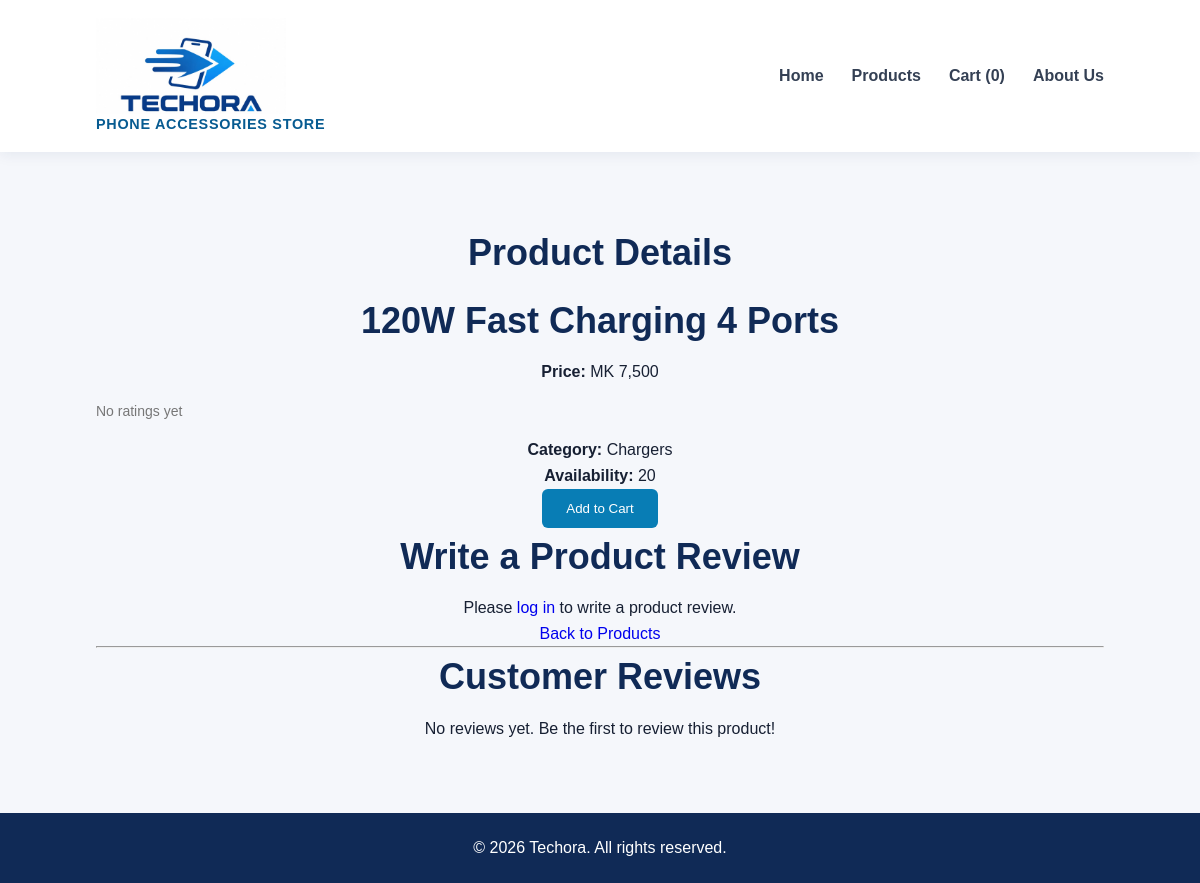
The page /product_details.php?id=28 on the database its author committed.
### tables this page shows
CREATE TABLE `products` (
  `id` int(11) NOT NULL,
  `name` varchar(150) NOT NULL,
  `description` text DEFAULT NULL,
  `price` decimal(10,2) NOT NULL,
  `category` varchar(255) DEFAULT NULL,
  `image` varchar(255) DEFAULT NULL,
  `stock` int(11) DEFAULT 0,
  `created_at` timestamp NOT NULL DEFAULT current_timestamp()
);

### product_details.php (the view, shortened to what this page needs)
<?php
require_once "config/db.php";
$product_id = (int) $_GET['id'];
$sql = "SELECT id, name, description, price, category, image, stock
        FROM products
        WHERE id = ?";
        $stmt = mysqli_prepare($conn, $sql);
        mysqli_stmt_bind_param($stmt, "i", $product_id);
        mysqli_stmt_execute($stmt);
        $result = mysqli_stmt_get_result($stmt);
        $product = mysqli_fetch_assoc($result);
$rating_sql = "
    SELECT
        COUNT(*) AS total_reviews,
        AVG(rating) AS average_rating
    FROM product_reviews
    WHERE product_id = ?
";
$rating_stmt = mysqli_prepare($conn, $rating_sql);
mysqli_stmt_bind_param($rating_stmt, "i", $product_id);
mysqli_stmt_execute($rating_stmt);
$rating_result = mysqli_stmt_get_result($rating_stmt);
$rating_data = mysqli_fetch_assoc($rating_result);
$total_reviews = (int) $rating_data['total_reviews'];
$average_rating = $rating_data['average_rating'] !== null
    ? round((float) $rating_data['average_rating'], 1)
    : 0;
        $reviews_sql = "
    SELECT product_reviews.rating,
           product_reviews.review,
           product_reviews.created_at,
           users.full_name
    FROM product_reviews
    JOIN users ON product_reviews.user_id = users.id
    WHERE product_reviews.product_id = ?
    ORDER BY product_reviews.created_at DESC
";
    $reviews_stmt = mysqli_prepare($conn, $reviews_sql);
    mysqli_stmt_bind_param($reviews_stmt, "i", $product_id);
    mysqli_stmt_execute($reviews_stmt);
    $reviews_result = mysqli_stmt_get_result($reviews_stmt);
     ?>
        <!DOCTYPE html>
        <html lang="en">
            <head>
                <link rel="stylesheet" href="assets/css/style.css">
            </head>
            <body>
            <header>
                    <a href="index.php" class="logo">
                        <span class="logo-mark">
                            <img src="assets/images/techora-logo.jpg" alt="Techora logo" width="170" height="113">
                        </span>
                        <span class="logo-tagline">Phone Accessories Store</span>
                    </a>
                   <nav>
    <a href="index.php">Home</a>
    <a href="products.php">Products</a>
    <a href="cart.php">
        Cart (<span id="cartCount"><?php
            echo array_sum($_SESSION['cart'] ?? []);
        ?></span>)
    </a>
    <a href="index.php#about">About Us</a>
</nav>
                </header>
                <main class="products">
                    <h1>Product Details</h1>
                    <article class="product-details">
                        <h2>
                            <?php echo htmlspecialchars($product['name']); ?>
                        </h2>
                        <p>
                            <strong>Price:</strong> MK <?php echo number_format((float)$product['price']);?>
                        </p>
                <div class="product-average-rating">
    <?php if ($total_reviews > 0): ?>
        <span class="average-rating-number">
            <?php echo number_format($average_rating, 1); ?>/5
        </span>
        <span class="review-stars">
            <?php echo str_repeat('★', (int) round($average_rating)); ?>
            <?php echo str_repeat('☆', 5 - (int) round($average_rating)); ?>
        </span>
        <span class="review-count">
            (<?php echo $total_reviews; ?>
            <?php echo $total_reviews === 1 ? 'review' : 'reviews'; ?>)
        </span>
    <?php else: ?>
        <span class="review-count">No ratings yet</span>
    <?php endif; ?>
</div>
                        <p>
                            <strong>Category:</strong> <?php echo htmlspecialchars($product['category']); ?>
                        </p>
                        <p>
                            <strong>Availability:</strong> <?php echo (int)$product['stock']; ?>
                        </p>
                       <form action="cart.php" method="POST" id="addToCartForm">
              <button type="submit" name="add_to_cart">Add to Cart</button>
             </form>
<h2>Write a Product Review</h2>
<?php if (isset($_SESSION['user_id'])): ?>
   <form class="review-form" method="POST" action="product_details.php?id=<?php echo (int) $product_id; ?>">
        <label for="rating">Your Rating:</label><br>
        <select name="rating" id="rating" required>
            <option value="">Select a rating</option>
            <option value="5">★★★★★ - Excellent</option>
            <option value="4">★★★★ - Very Good</option>
            <option value="3">★★★ - Good</option>
            <option value="2">★★ - Fair</option>
            <option value="1">★ - Poor</option>
        </select>
        <br><br>
        <label for="review">Your Review:</label><br>
        <textarea
            name="review"
            id="review"
            rows="5"
            placeholder="Share your experience with this product..."
            required></textarea>
        <br><br>
        <button type="submit" name="submit_review">
            Submit Review
        </button>
    </form>
<?php else: ?>
    <p>Please <a href="login.php">log in</a> to write a product review.</p>
<?php endif; ?>
                   <a href="products.php">Back to Products</a>
<hr>
<h2>Customer Reviews</h2>
<?php if (mysqli_num_rows($reviews_result) > 0): ?>
    <?php while ($review_row = mysqli_fetch_assoc($reviews_result)): ?>
        <div class="review-card">
            <h3>
                <?php echo htmlspecialchars($review_row['full_name']); ?>
            </h3>
           <p>
    <strong>Rating:</strong>
    <span class="review-stars">
        <?php echo str_repeat('★', (int) $review_row['rating']); ?>
        <?php echo str_repeat('☆', 5 - (int) $review_row['rating']); ?>
    </span>
</p>
            <p>
                <?php echo nl2br(htmlspecialchars($review_row['review'])); ?>
            </p>
            <small>
                <?php echo htmlspecialchars($review_row['created_at']); ?>
            </small>
        </div>
        <hr>
    <?php endwhile; ?>
<?php else: ?>
    <p>No reviews yet. Be the first to review this product!</p>
<?php endif; ?>
                    </article>
                </main>
                <footer>
                    <p>
                        &copy; <?php echo date("Y"); ?> Techora. All rights reserved.
                    </p>
                </footer>
            </body>
        </html>

### assets/css/style.css (style rules this page uses)
* { margin: 0; padding: 0; box-sizing: border-box; }
body { font-family: Arial, sans-serif; background-color: #f5f7fb; color: #172033; line-height: 1.6; }
a { text-decoration: none; }
header { background-color: #ffffff; padding: 18px 8%; display: flex; justify-content: space-between; align-items: center; box-shadow: 0 2px 14px rgba(16, 42, 86, 0.08); }
.logo { display: inline-flex; flex-direction: column; flex-shrink: 0; align-items: flex-start; }
.logo-mark { display: block; width: 190px; height: 96px; overflow: hidden; }
.logo-mark img { display: block; width: 190px; height: auto; }
.logo-tagline { color: #075b91; font-size: 0.9rem; font-weight: 700; letter-spacing: 0.05em; line-height: 1.4; text-transform: uppercase; white-space: nowrap; }
nav { display: flex; gap: 28px; }
nav a { color: #344054; font-weight: 600; transition: color 0.2s ease; }
.products, .about { padding: 72px 8%; text-align: center; }
.products h1, .products h2, .about h2 { font-size: clamp(1.8rem, 3vw, 2.25rem); margin-bottom: 10px; color: #102a56; }
footer { background-color: #102a56; color: #ffffff; text-align: center; padding: 22px; }
.product-details form button { background: #087db5; color: #ffffff; border: none; padding: 12px 24px; border-radius: 6px; cursor: pointer; transition: background 0.3s ease; }
.product-average-rating { display: flex; align-items: center; flex-wrap: wrap; gap: 10px; margin: 15px 0; }
.review-count { color: #777; font-size: 14px; }

### rows shown on the page
products: name "120W Fast Charging 4 Ports", price "7,500", category "Chargers", stock "20"

### other values the page prints
array_sum($_SESSION['cart'] ?? []) "0"
